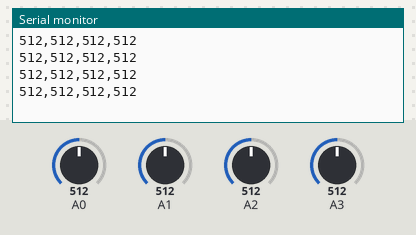
Simulated run of this sketch. Board: Arduino Uno, built with avr-gcc and run on an emulated ATmega328P. Shown: the last lines printed to the serial monitor. Inputs (shaded band) come from the test bench; at power-on: A0 = 512, A1 = 512, A2 = 512, A3 = 512.

Above: at 1.2 s.
1.3 s: A0 set to 716
At 1.71 s:
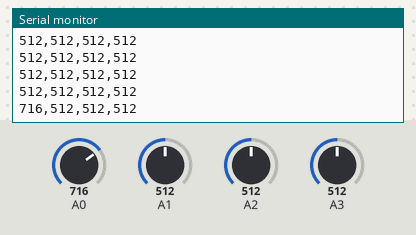
2.8 s: A1 set to 716
At 2.92 s:
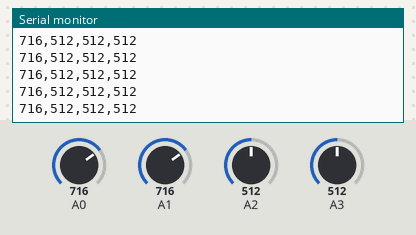
4.3 s: A2 set to 716
At 4.42 s:
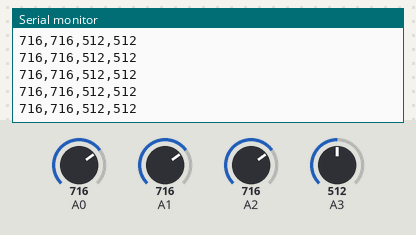
5.8 s: A3 set to 716
At 5.93 s:
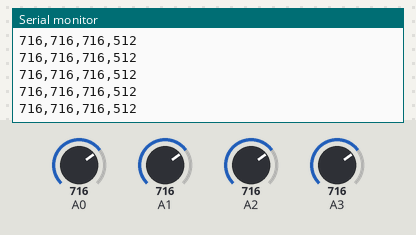
7.3 s: A0 set to 992
At 7.43 s:
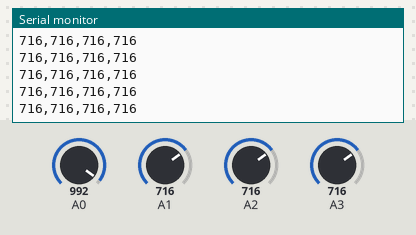
8.8 s: A1 set to 992
At 8.94 s:
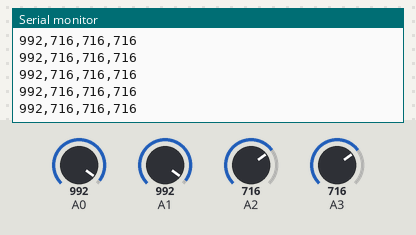
Timing chart, 0 to 11.3 s (numbered marks = the images above; inputs shaded):
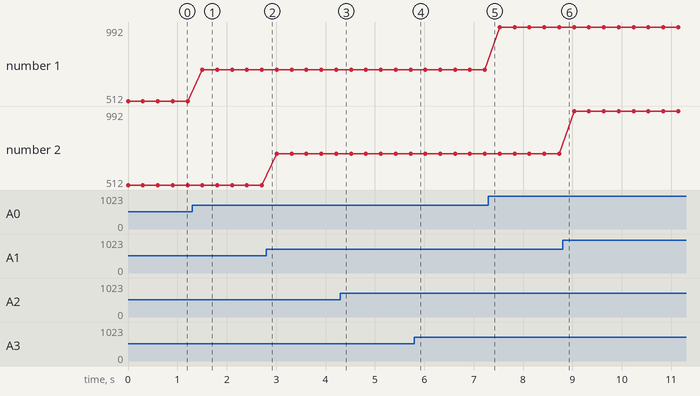

Measured:
- after the input at 1.3 s, the serial monitor: prints a new line after 0.21 s (image 1)
- plotted number 1: 512 → 716 after the input at 1.3 s, 716 → 992 after the input at 7.3 s

The sketch:

Proyecto.ino
```cpp
int valor_potenciometro = 0;
int valor_potenciometro2= 0;
int valor_potenciometro3= 0;
int valor_potenciometro4= 0;
void setup(){
  Serial.begin(9600);}
void loop(){
  valor_potenciometro = analogRead(A0);
  valor_potenciometro2= analogRead(A1);
  valor_potenciometro3= analogRead(A2);
  valor_potenciometro4= analogRead(A3);
  Serial.print(valor_potenciometro);
  Serial.print(',');
  Serial.print(valor_potenciometro2);
  Serial.print(',');
  Serial.print(valor_potenciometro3);
  Serial.print(',');
  Serial.println(valor_potenciometro4);
  delay(300);}
```
